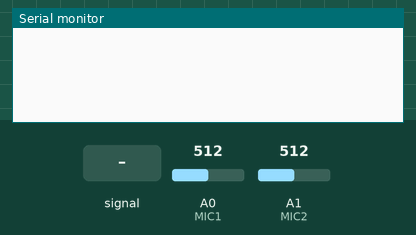
Simulated run of this sketch. Board: Arduino Uno, built with avr-gcc and run on an emulated ATmega328P. Shown: the last lines printed to the serial monitor. The test bench sets the inputs (shaded band); at power-on: A0 (MIC1) = 512, A1 (MIC2) = 512.

Above: at 1.2 s.
1.3 s: A0 (MIC1) fed a 200 Hz sine of ±81 counts around its level
At 1.46 s:
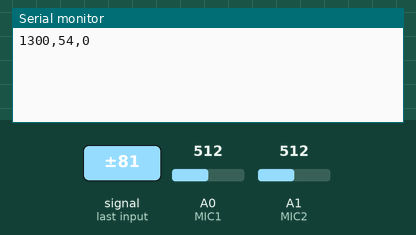
3.0 s: A1 (MIC2) fed a 200 Hz sine of ±81 counts around its level
At 3.27 s:
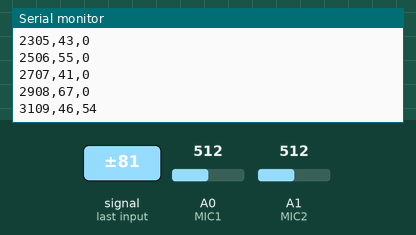
4.5 s: A0 (MIC1) set to 716
At 4.68 s:
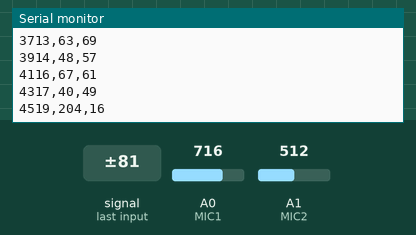
6.0 s: A1 (MIC2) set to 716
At 6.08 s:
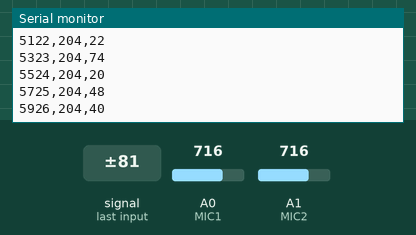
7.5 s: A0 (MIC1) fed a 1000 Hz sine of ±255 counts around its level
At 7.69 s:
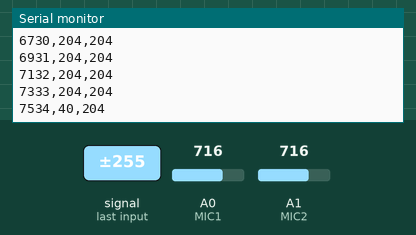
9.0 s: A1 (MIC2) fed a 1000 Hz sine of ±255 counts around its level
At 9.3 s:
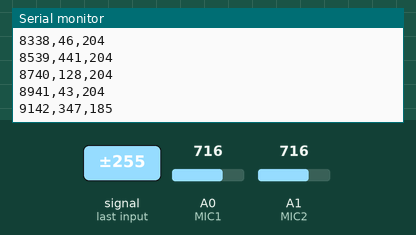
Timing chart, 0 to 11.5 s (numbered marks = the images above; inputs shaded):
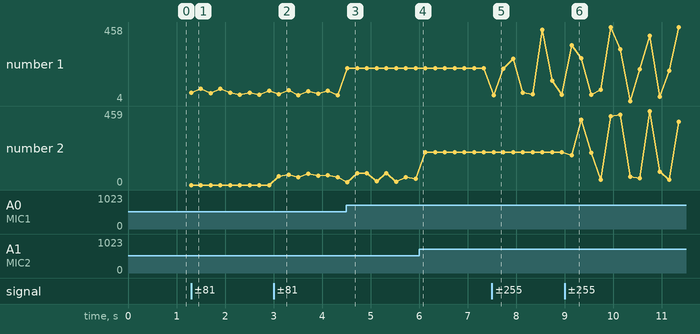

The sketch:

sensor.ino
```cpp
const int MIC1 = A0;
const int MIC2 = A1;
const int THRESHOLD = 40;
const int BASELINE = 512;
long lastEvent = 0;

void setup() {
  Serial.begin(115200);
}

void loop() {
  int v1 = abs(analogRead(MIC1) - BASELINE);
  int v2 = abs(analogRead(MIC2) - BASELINE);

  if ((v1 > THRESHOLD || v2 > THRESHOLD)
       && millis() - lastEvent > 200) {
    Serial.print(millis());
    Serial.print(",");
    Serial.print(v1);
    Serial.print(",");
    Serial.println(v2);
    lastEvent = millis();
  }
}
```

Measured:
- after the input at 1.3 s, the serial monitor: prints a new line at once (image 1)
- after the input at 3.0 s, the serial monitor: prints a new line after 0.11 s (image 2)
- after the input at 4.5 s, the serial monitor: prints a new line at once (image 3)
- after the input at 7.5 s, the serial monitor: prints a new line at once (image 5)
- after the input at 9.0 s, the serial monitor: prints a new line after 0.14 s (image 6)
- plotted number 1: 67 → 40 after the input at 3.0 s, 40 → 204 after the input at 4.5 s, 204 → 43 after the input at 7.5 s, 43 → 458 after the input at 9.0 s
- plotted number 2: 0 → 49 after the input at 3.0 s, 204 → 392 after the input at 9.0 s
